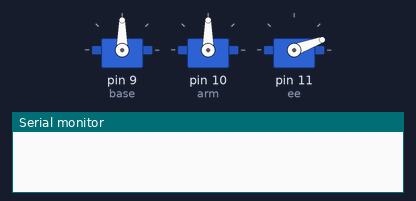
This sketch was run on a simulated Arduino Uno, built with avr-gcc and run on an emulated ATmega328P. On the bench: 3 × servo, the last lines printed to the serial monitor.

Above: at 0.1 s.
At 0.7 s:
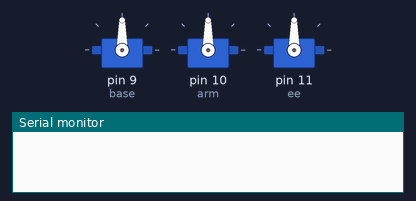
At 20.33 s:
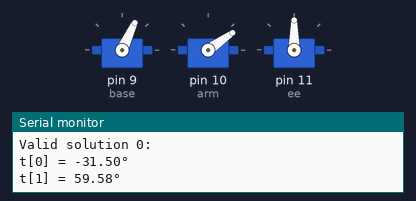
At 39.67 s:
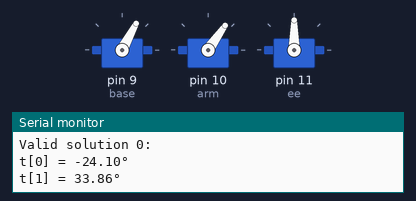
Timing chart, 0 to 40.0 s (numbered marks = the images above):
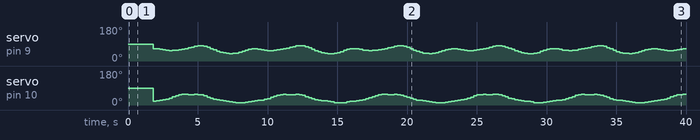

Measured:
- by itself, servo on pin 10 (arm): 90° → 21° at 1.8 s, → 23° 0.23 s later, → 25° 0.23 s later, → 27° 0.23 s later, … (156 changes in this stretch)

The sketch:

IK_robo_arm.ino
```cpp
/* calibration
base_servo - 9
arm_servo - 10
end_eff - 11
*/

#include <Servo.h>

Servo base,arm,ee;  // create servo object to control a servo
float val =1;
float t_param = 4.0,increment=1.0;
unsigned long prev_millis = 0;
int pos = 90;    // variable to store the servo position(0-180)

void setup() {
 Serial.begin(9600);

  base.attach(9);  // attaches the servo on pin 9 to the servo object
  arm.attach(10);  // attaches the servo on pin 10 to the servo object
  ee.attach(11);  // attaches the servo on pin 11 to the servo object

  draw_pen(false);
  delay(200);
  base.write(pos);              // tell servo to go to position in variable 'pos'
  delay(200);
  arm.write(pos);              // tell servo to go to position in variable 'pos'
  delay(200);
  ee.write(pos);              // tell servo to go to position in variable 'pos'
  delay(1000);
  // draw_pen(true);
  // delay(1000);
}


void loop() {


  float pos[3];
  float result_var[3]; // the end_eff direction is ignored here

  pathGeneration(pos,t_param);
  inverse_kine(pos[0],pos[1],pos[2],0,result_var);

  //delay(100); //NEVER use delay() in sketch

  joint1(result_var[0]*180/PI);
  joint2(result_var[1]*180/PI);
  joint3(result_var[2]*180/PI);


//  if(t_param>=5.3)
//    increment = -1;
//  else if(t_param<4)
//    increment = 1;
  if(millis()-prev_millis >5){
    prev_millis = millis();
    t_param= t_param+increment*0.2;  // best :0.038
  }

  // t_param= t_param+increment*0.2;  // best :0.038
  //delay(15);

}
void pathGeneration(float coordinate[],float t)
{
      if(t==0.2)
        draw_pen(true);
      coordinate[0] = 2*cos(t)+20;
      coordinate[1] = 4*sin(2*t)+0;
      coordinate[2] = 0;
  // coordinate[0] = 16;
  // coordinate[1] = 16;
  // coordinate[2] = 0;
}

// Normalize angle between [-PI, PI]
float normalizeAngle(float theta) {
  while (theta > PI) theta -= TWO_PI;
  while (theta < -PI) theta += TWO_PI;
  return theta;
}

boolean withinLimits(float theta, float min, float max) {
  return theta >= min && theta <= max;
}

void inverse_kine(float x,float y,float z,float time_stamp,float t[])
{
//// End- effector orientation:

 float p11 = 1,p12 = 0,p13 = 0;
 float p21 = 0,p22 = 1,p23 = 0;
 float p31 = 0,p32 = 0,p33 = 1;


//2DOF planner robot (considering end-efector rotation)
  //assumue end-effector rotating around Z0-axis
  //  |p11  p12  0  x|
  //  |p21  p22  0  y|
  //  |0    0    1  0|
  //  |0    0    0  1|
  float r1 = 10.5,r2 = 12 , r3 = 0.5;


  float dx = x - r3 * p11;
  float dy = y - r3 * p21;

  float ct2 = (dx * dx + dy * dy - r1 * r1 - r2 * r2) / (2 * r1 * r2);

  // Limit cosine to [-1, 1] range
  if (ct2 < -1 || ct2 > 1) {
    Serial.println("No solution: ct2 out of range.");
    return;
  }

  float st2_p = sqrt(1 - ct2 * ct2);
  float st2_m = -st2_p;

  // Limits (adjust as needed)
  float theta1_min = -PI/2, theta1_max = PI/2;
  float theta2_min = -PI/2, theta2_max = PI/2;
  float theta3_min = -PI/2, theta3_max = PI/2;

  float all_t[2][3];

  // First solution (elbow-down)
  all_t[0][1] = atan2(st2_p, ct2);  // t[1] = θ2
  all_t[0][0] = atan2(-r2 * st2_p, r1 + r2 * ct2) + atan2(dy, dx);  // t[0] = θ1
  all_t[0][2] = -(all_t[0][0] + all_t[0][1]) + atan2(p21, p11);     // t[2] = θ3

  // Second solution (elbow-up)
  all_t[1][1] = atan2(st2_m, ct2);  // t[1] = θ2
  all_t[1][0] = atan2(-r2 * st2_m, r1 + r2 * ct2) + atan2(dy, dx);  // t[0] = θ1
  all_t[1][2] = -(all_t[1][0] + all_t[1][1]) + atan2(p21, p11);     // t[2] = θ3
  // Print valid solutions
  for (int i = 0; i < 2; i++) {
    float t0 = normalizeAngle(all_t[i][0]);
    float t1 = normalizeAngle(all_t[i][1]);
    float t2 = normalizeAngle(all_t[i][2]);

    if (withinLimits(t0, theta1_min, theta1_max) &&
        withinLimits(t1, theta2_min, theta2_max) &&
        withinLimits(t2, theta3_min, theta3_max)) {
      if(i==0)  // repor only the first valid solution
      {
      t[0]=t0;t[1]=t1;t[2]=t2;
      }
      Serial.print("Valid solution ");
      Serial.print(i);
      Serial.println(":");

      Serial.print("t[0] = ");
      Serial.print(degrees(t0));
      Serial.println("°");

      Serial.print("t[1] = ");
      Serial.print(degrees(t1));
      Serial.println("°");

      Serial.print("t[2] = ");
      Serial.print(degrees(t2));
      Serial.println("°");


    }
    Serial.println("_______________________________________");
  }


//Print Output
//      Serial.print("t[0]:");
//      Serial.print(t[0]*180/PI);
//
//      Serial.print("    t[1]:");
//      Serial.print(t[1]*180/PI);
//
//      Serial.print("    t[2]:");
//      Serial.print(t[2]*180/PI);
//
//      Serial.print("    t[3]:");
//      Serial.print(t[3]*180/PI);
//
//      Serial.print("    t[4]:");
//      Serial.print(t[4]*180/PI);
//
//      Serial.print("    t[5]:");
//      Serial.print(t[5]*180/PI);
//
//Serial.println("   ");
}


// Joint declaration::..............................::

void joint1(float theta1)
{
  // theta1 = 0* ----> PWM:80
  // theta1 = 180* ----> PWM:480

  //output 0 to 180
  //input 90 to -90
  //int pos = map(theta1,-90,90,0,180);
  int pos = theta1+90;
  base.write(pos);
  //delay(15);
}

void joint2(float theta2)
{
  // 0 ... -180 is taken from processing3 sketch

  //output 0 to 180
  //input -90 to +90
  //int pos = map(theta2,90,-90,0,180);
  int pos = -theta2+90;

  arm.write(pos);
  // delay(50);
}

void joint3(float theta3)
{
  // 90 ... -90 is taken from processing3 sketch
  int pos = map(theta3,-90,90,0,180);
}
void draw_pen(bool draw_)
{
  if(draw_){
    ee.write(90);
    delay(50);
  }else{
    ee.write(20);
    delay(50);
  }
}
```
